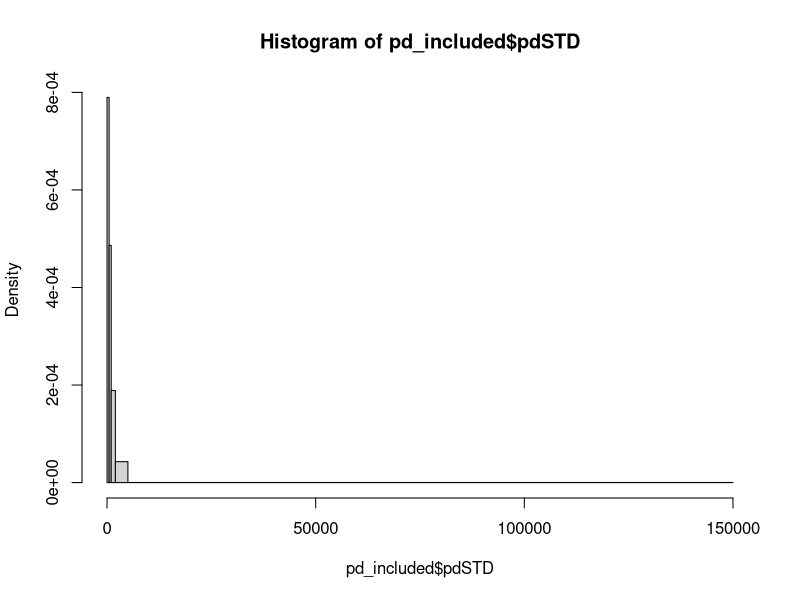

Write R code to recreate this figure.
pd_included <- read.csv("pd_included.csv")
bin <- c(0, 500, 1000, 2000, 5000, 150000)
pd_histogram <- hist(pd_included$pdSTD, breaks = bin)
pd_histogram$counts
str(pd_histogram)
